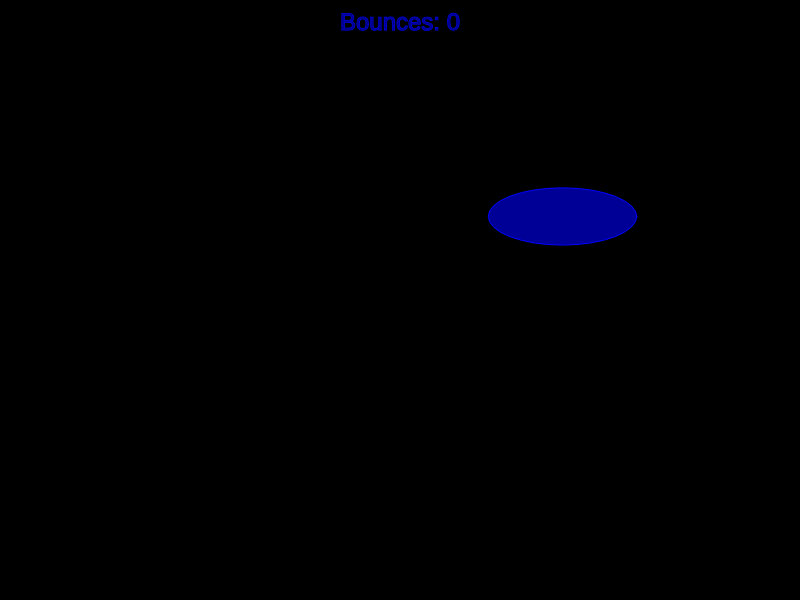
Frame 1 (no input)
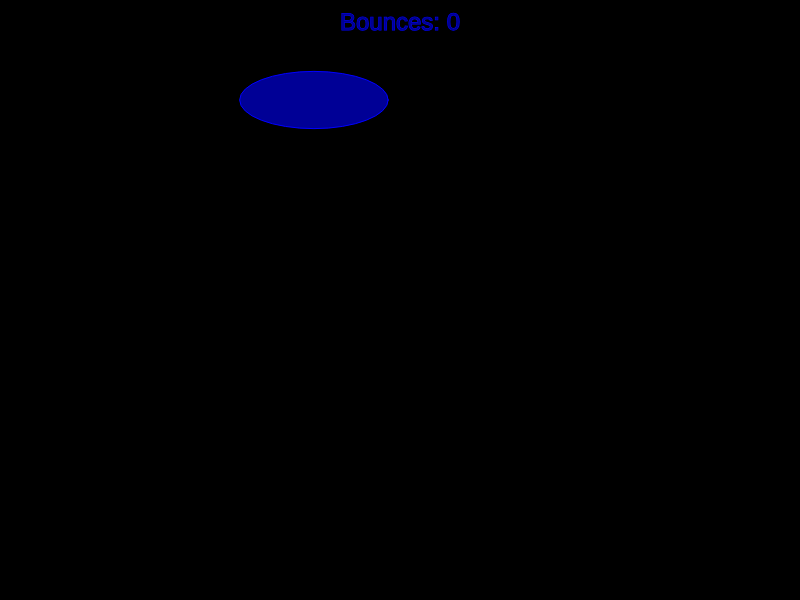
Frame 60 (no input)
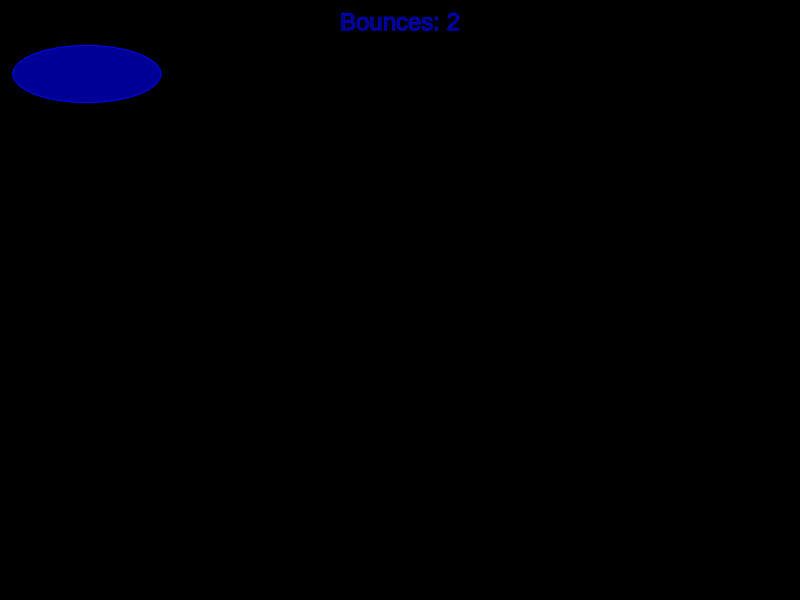
Frame 120 (the mouse pressed at the canvas centre since frame 60)

The p5.js sketch that drew these frames (run headless with seeded random() and noise() and a simulated clock; from frame 60 on, the mouse is pressed at the canvas centre):

// p5.js sketch
// ── sketch.js
let ellipseX, ellipseY, ellipseW, ellipseH;
let speedX, speedY;
let bounces = 0;

function setup() {
    createCanvas(800, 600);
    ellipseW = random(20, 200);
    ellipseH = random(20, 200);
    ellipseX = random(ellipseW / 2, width - ellipseW / 2);
    ellipseY = random(ellipseH / 2, height - ellipseH / 2);
    speedX = getRandomVelocity(1, 5);
    speedY = getRandomVelocity(1, 5);

    stroke(0, 0, 255);
    fill(0, 0, 150);
}

function draw() {
    background(0);
  
    ellipse(ellipseX, ellipseY, ellipseW, ellipseH);

    updateLocation();
    if (keyIsPressed) {
        updateSize();
    }

    textSize(24);
    textAlign(CENTER);
    text("Bounces: " + bounces, width / 2, 30);
}

function keyPressed() {
    if (key === "x") {
        speedX *= -1; 
    } 
    else if (key === "y") {
        speedY *= -1;
    }
}

/**
 * Updates the size of the ellipse depending on the user's keypress.
 */
function updateSize() {
    if (keyCode === UP_ARROW) {
        ellipseH++;
    }
    else if (keyCode === DOWN_ARROW) {
        ellipseH--;
    }
    else if (keyCode === LEFT_ARROW) {
        ellipseW--;
    }
    else if (keyCode === RIGHT_ARROW) {
        ellipseW++;
    }
}

/**
 * Updates the location of the ellipse, keeping it on screen at all times.
 */
function updateLocation() {
    ellipseX += speedX;
    ellipseY += speedY;
    if (ellipseX >= width - ellipseW / 2 || ellipseX <= ellipseW / 2) {
        ellipseX = constrain(ellipseX, ellipseW / 2, width - ellipseW / 2);
        speedX *= -1;
        bounces++;
    }
    if (ellipseY >= height - ellipseH / 2 || ellipseY <= ellipseH / 2) {
        ellipseY = constrain(ellipseY, ellipseH / 2, height - ellipseH / 2);
        speedY *= -1;
        bounces++;
    }
}

/**
 * Gets a random speed between the minimum and maximum values 
 * and chooses a random direction (either -1 or 1).
 * @param {number} min The minimum speeed (positive)
 * @param {number} max The maximum speed (positive)
 * @returns {number} A random velocity
 */
function getRandomVelocity(min, max) {
    let speed = random(min, max);
    let direction = random(-1, 1);
    if (direction < 0) {
        return speed * -1;
    } else {
        return speed;
    }
}
// ── sectionAQuestion2.html
<!DOCTYPE html>
<html lang="en">
  <head>
    <meta charset="utf-8" />
    <meta name="viewport" content="width=device-width, initial-scale=1.0">

    <title>PDM1 - W10P1: Practice Exam - sectionA-question2</title>

    <link href="https://cdn.jsdelivr.net/npm/bootstrap@5.3.1/dist/css/bootstrap.min.css" rel="stylesheet" integrity="sha384-4bw+/aepP/YC94hEpVNVgiZdgIC5+VKNBQNGCHeKRQN+PtmoHDEXuppvnDJzQIu9" crossorigin="anonymous">
    <link rel="stylesheet" type="text/css" href="./lib/main-styles.css">
    <script src="https://cdn.jsdelivr.net/npm/bootstrap@5.3.1/dist/js/bootstrap.bundle.min.js" integrity="sha384-HwwvtgBNo3bZJJLYd8oVXjrBZt8cqVSpeBNS5n7C8IVInixGAoxmnlMuBnhbgrkm" crossorigin="anonymous"></script>
    <script src="./lib/libraries/p5.min.js"></script>
  </head>

  <body>
    <h1>sectionA-question2 Solution</h1>
    <script src="sketch.js"></script>
  </body>
</html>
